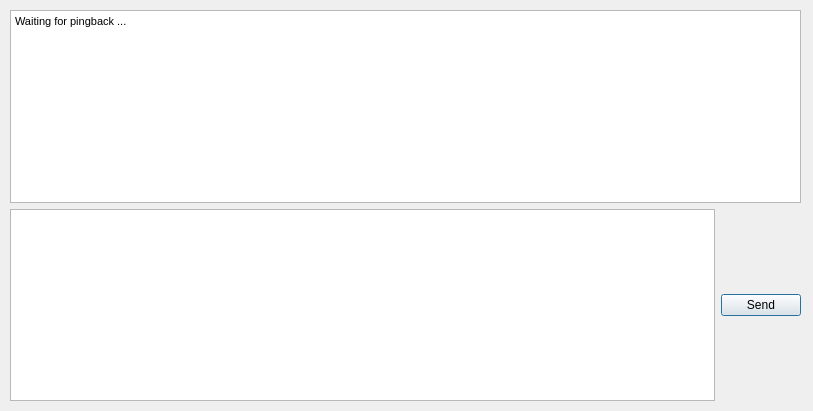
<?xml version="1.0" encoding="UTF-8"?>
<ui version="4.0">
 <class>ChatDialog</class>
 <widget class="QDialog" name="ChatDialog">
  <property name="geometry">
   <rect>
    <x>0</x>
    <y>0</y>
    <width>813</width>
    <height>411</height>
   </rect>
  </property>
  <property name="windowTitle">
   <string>Chat Dialog</string>
  </property>
  <widget class="QWidget" name="verticalLayoutWidget">
   <property name="geometry">
    <rect>
     <x>10</x>
     <y>10</y>
     <width>791</width>
     <height>391</height>
    </rect>
   </property>
   <layout class="QVBoxLayout" name="verticalLayout">
    <property name="spacing">
     <number>6</number>
    </property>
    <item>
     <widget class="QTextEdit" name="txtChatOutput">
      <property name="readOnly">
       <bool>true</bool>
      </property>
      <property name="html">
       <string>&lt;!DOCTYPE HTML PUBLIC &quot;-//W3C//DTD HTML 4.0//EN&quot; &quot;http://www.w3.org/TR/REC-html40/strict.dtd&quot;&gt;
&lt;html&gt;&lt;head&gt;&lt;meta name=&quot;qrichtext&quot; content=&quot;1&quot; /&gt;&lt;style type=&quot;text/css&quot;&gt;
p, li { white-space: pre-wrap; }
&lt;/style&gt;&lt;/head&gt;&lt;body style=&quot; font-family:'MS Shell Dlg 2'; font-size:8.25pt; font-weight:400; font-style:normal;&quot;&gt;
&lt;p style=&quot; margin-top:0px; margin-bottom:0px; margin-left:0px; margin-right:0px; -qt-block-indent:0; text-indent:0px;&quot;&gt;Waiting for pingback ...&lt;/p&gt;&lt;/body&gt;&lt;/html&gt;</string>
      </property>
     </widget>
    </item>
    <item>
     <layout class="QHBoxLayout" name="horizontalLayout">
      <item>
       <widget class="QTextEdit" name="txtChatInput">
        <property name="sizePolicy">
         <sizepolicy hsizetype="Expanding" vsizetype="Expanding">
          <horstretch>0</horstretch>
          <verstretch>0</verstretch>
         </sizepolicy>
        </property>
       </widget>
      </item>
      <item>
       <widget class="QPushButton" name="btnSend">
        <property name="text">
         <string>Send</string>
        </property>
       </widget>
      </item>
     </layout>
    </item>
   </layout>
  </widget>
 </widget>
 <resources/>
 <connections/>
</ui>
